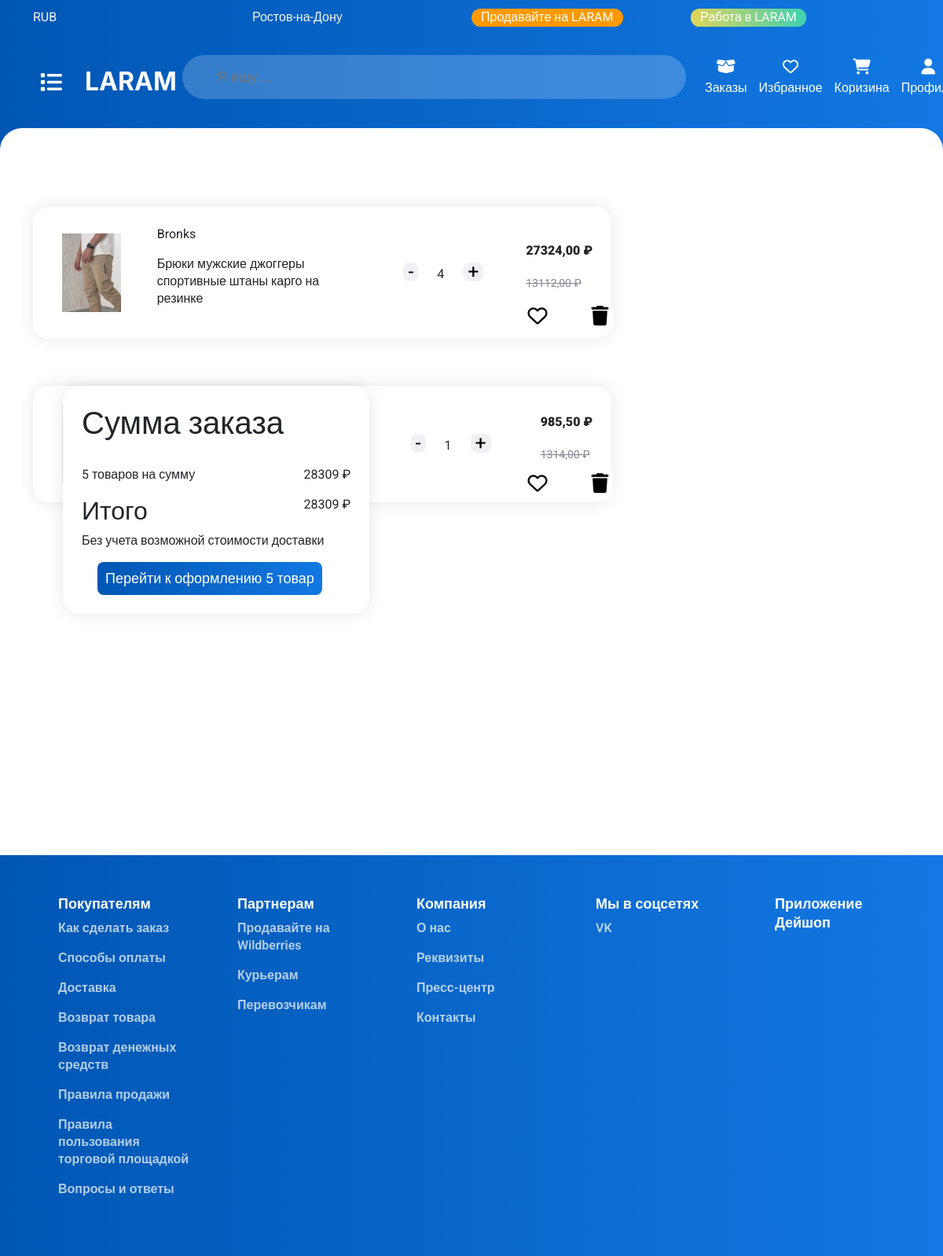
The app's page /cart/ (signed in), older data.
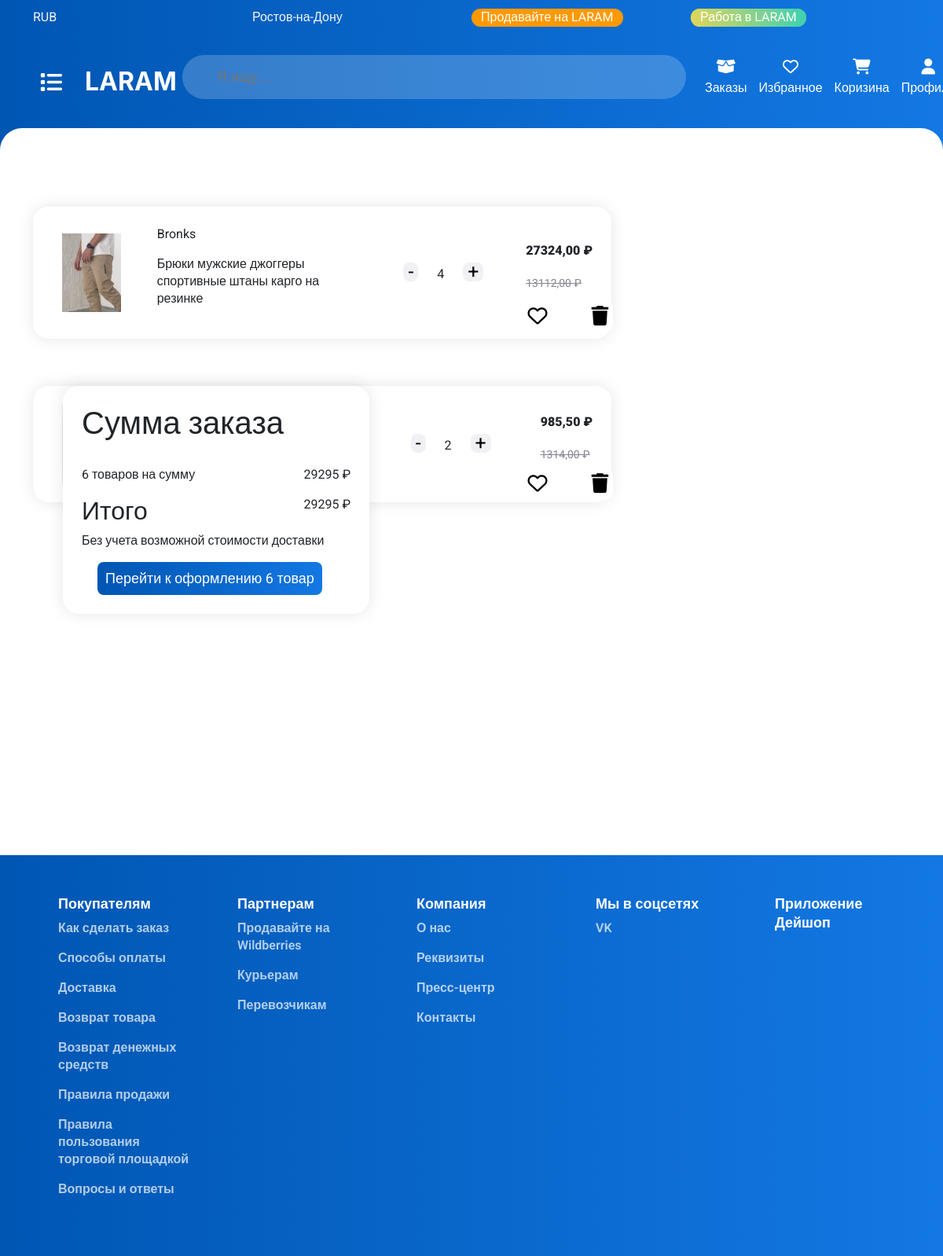
The same page, newer data.
### app/models.py (models this page shows, shortened)
class Cart(models.Model):
    user = models.ForeignKey(User, on_delete=models.CASCADE)
    product = models.ForeignKey(Product, on_delete=models.CASCADE)
    quantity = models.PositiveIntegerField(default=1)
    price_sale = models.DecimalField(max_digits=10, decimal_places=2, default=0,null=True)  # Добавляем поле price
    price = models.DecimalField(max_digits=10, decimal_places=2, default=0,null=True)

class Product(models.Model):
    name = models.CharField('Название товара',max_length=100)
    brand = models.CharField('Бренд',max_length=100)
    description = models.TextField('Описание')
    about_tovar = models.TextField('О товаре')
    price = models.IntegerField('Цена',)
    sale_price = models.IntegerField('Цена со скидкой',null=True,blank=True)
    picture = models.ImageField('Изображение',upload_to='product/pictures/')
    quantity = models.PositiveIntegerField('Количество')
    category = models.ForeignKey('Category', on_delete=models.CASCADE)
    is_on_sale = models.BooleanField(default=False)
    images = models.ManyToManyField('ProductImage', blank=True)
    sale = models.DecimalField('Процент скидки', max_digits=5 ,decimal_places=1,null=True,blank=True)
    image_sale = models.ImageField('Превью акций',upload_to='sales',null=True,blank=True)
    attribute = models.ForeignKey('Attribute', on_delete=models.CASCADE,null=True)
    reviews = models.ManyToManyField('Review', related_name='products', blank=True,null=True)
    question = models.ManyToManyField('Question',blank=True,related_name='products',null=True)

### app/views.py (the view, shortened to what this page needs)
# urls.py: path('cart/',views.cart,name='cart'),
@login_required
def cart(request):
    user = request.user
    cart_items = Cart.objects.filter(user=user)
    total_price = cart_items.aggregate(total=Sum(F('product__sale_price') * F('quantity')))['total']
    total_q = Cart.objects.aggregate(total_quantity=Sum('quantity'))
    context = {'cart_items': cart_items,'total_price':total_price,
               'len':total_q.get('total_quantity')}
    return render(request, 'cart.html', context)

### app/templates/cart.html (shortened to what this page needs)
{% extends "index.html" %}
{% load static %}
{% block style %}
<link rel="stylesheet" href="{% static 'app/css/cart.css' %}">
{% endblock %}
{% block content %}
{% if cart_items %}
<div class="container cart">
    <div class="row ">
    {% for item in cart_items %}
    <div class="col-8 ">
        <div class="wrap">
            <div class="image">
               <a href="{% url 'show_tovar' item.product.id %}"><img src="{{item.product.picture.url}}" alt=""></a>
            </div>
            <div class="info">
                <p>{{item.product.brand}}</p>
                <p>{{item.product.name}}</p>
            </div>
            <div class="counter">
                <form action="{% url 'cart' %}" method="POST">
                    <button type="submit" name="add_tovar">-</button>
                    <span>{{ item.quantity }}</span>
                    <button type="submit" name="remove_tovar">+</button>
                </form>
            </div>
            <div class="price-cart">
                <p class="sale_price">{{item.price_sale}} &#8381</p>
                <p class="price"><s>{{item.price}} &#8381</s></p>
             </div>
            </div>
            <div class="mod">
                <form action="{% url 'cart' %}" method="POST">
                    <button type="submit" name="like"><i class="fa-regular fa-heart"></i></button>
                    <button type="submit" name="delete"><i class="fa-solid fa-trash"></i></button>
                </form>
            </div>
        </div>
        {% endfor %}
        <div class="cart-total">
            <h1 class="top_price">Сумма заказа</h1>
            {% if len > 1 %}
            <div class="len_tovar">
                <p>{{len}} товаров на сумму</p>
                <p>{{ total_price }} &#8381</p>
            </div>
            {% else %}
            <p>{{len}} товар на сумму</p>
            <p>{{ total_price }} &#8381</p>
            {% endif %}
            <div class="total">
                <h2>Итого</h2>
                <p>{{ total_price }} &#8381</p>
            </div>
            <p class="text_gray">Без учета возможной стоимости доставки</p>
            <a href="{% url 'checkout' %}"><button> Перейти к оформлению {{len}} товар</button></a>
        </div>
    </div>
    {% endif %}
</div>
{% endblock %}

Row changes from the older to the newer data that the page shows:
removed Cart: quantity "1", price_sale "985,50", price "1314,00"
added Cart: quantity "2", price_sale "985,50", price "1314,00"
Text that changed along with them:
{{ len }}: "5" → "6"
{{ total_price }}: "28309" → "29295"
